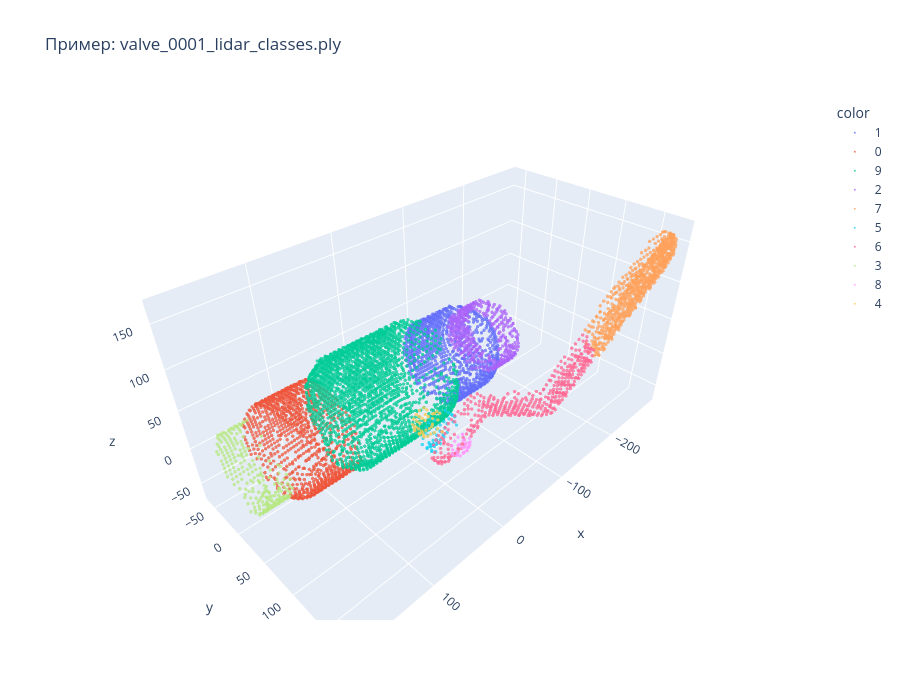

The code cell stored with this chart in its notebook:
### Markdown cell above
## 4. Визуализация исходного облака точек

### Code cell
def sample_points_for_plot(df: pd.DataFrame, max_points: int = 6000) -> pd.DataFrame:
    if len(df) <= max_points:
        return df.copy()
    return df.sample(max_points, random_state=SEED)


def plot_cloud_3d(df: pd.DataFrame, title: str = "Облако точек", max_points: int = 6000):
    sample_df = sample_points_for_plot(df, max_points=max_points)
    if PLOTLY_AVAILABLE:
        fig = px.scatter_3d(
            sample_df,
            x="x", y="y", z="z",
            color=sample_df["label"].astype(str),
            opacity=0.75,
            title=title,
            height=700,
        )
        fig.update_traces(marker=dict(size=2))
        fig.show()
    else:
        fig = plt.figure(figsize=(8, 7))
        ax = fig.add_subplot(111, projection="3d")
        sc = ax.scatter(sample_df["x"], sample_df["y"], sample_df["z"], c=sample_df["label"], s=2, cmap="tab10")
        ax.set_title(title)
        plt.colorbar(sc, ax=ax, label="label")
        plt.show()

example_df = read_ascii_ply(ply_files[0])
print(example_df.head())
plot_cloud_3d(example_df, title=f"Пример: {ply_files[0].name}")

### Figure 1 — Plotly figure (JSON) as saved in the notebook; plotly's stock layout.template omitted (floating-point values rounded to 4 significant figures; data arrays with more than 128 entries replaced by an {"elided": "..."} marker saying what was removed)
{"data": [{"hovertemplate": "color=1<br>x=%{x}<br>y=%{y}<br>z=%{z}<extra></extra>", "legendgroup": "1", "marker": {"color": "#636efa", "opacity": 0.75, "size": 2, "symbol": "circle"}, "mode": "markers", "name": "1", "scene": "scene", "showlegend": true, "type": "scatter3d", "x": {"elided": "933 float values"}, "y": {"elided": "933 float values"}, "z": {"elided": "933 float values"}}, {"hovertemplate": "color=0<br>x=%{x}<br>y=%{y}<br>z=%{z}<extra></extra>", "legendgroup": "0", "marker": {"color": "#EF553B", "opacity": 0.75, "size": 2, "symbol": "circle"}, "mode": "markers", "name": "0", "scene": "scene", "showlegend": true, "type": "scatter3d", "x": {"elided": "1011 float values"}, "y": {"elided": "1011 float values"}, "z": {"elided": "1011 float values"}}, {"hovertemplate": "color=9<br>x=%{x}<br>y=%{y}<br>z=%{z}<extra></extra>", "legendgroup": "9", "marker": {"color": "#00cc96", "opacity": 0.75, "size": 2, "symbol": "circle"}, "mode": "markers", "name": "9", "scene": "scene", "showlegend": true, "type": "scatter3d", "x": {"elided": "2222 float values"}, "y": {"elided": "2222 float values"}, "z": {"elided": "2222 float values"}}, {"hovertemplate": "color=2<br>x=%{x}<br>y=%{y}<br>z=%{z}<extra></extra>", "legendgroup": "2", "marker": {"color": "#ab63fa", "opacity": 0.75, "size": 2, "symbol": "circle"}, "mode": "markers", "name": "2", "scene": "scene", "showlegend": true, "type": "scatter3d", "x": {"elided": "404 float values"}, "y": {"elided": "404 float values"}, "z": {"elided": "404 float values"}}, {"hovertemplate": "color=7<br>x=%{x}<br>y=%{y}<br>z=%{z}<extra></extra>", "legendgroup": "7", "marker": {"color": "#FFA15A", "opacity": 0.75, "size": 2, "symbol": "circle"}, "mode": "markers", "name": "7", "scene": "scene", "showlegend": true, "type": "scatter3d", "x": {"elided": "660 float values"}, "y": {"elided": "660 float values"}, "z": {"elided": "660 float values"}}, {"hovertemplate": "color=5<br>x=%{x}<br>y=%{y}<br>z=%{z}<extra></extra>", "legendgroup": "5", "marker": {"color": "#19d3f3", "opacity": 0.75, "size": 2, "symbol": "circle"}, "mode": "markers", "name": "5", "scene": "scene", "showlegend": true, "type": "scatter3d", "x": [9.344, 14.35, 19.18, -7.281, 5.436, -17.69, 15.16, 8.374, 8.578, -15.24, 21.23, 13.76, -9.282, 10.84, 1.44, -15.36, 3.312, 6.113, 5.44, 6.095, 15.21, 2.832, -17.81, 18.17, -4.187, -2.981, 7.362, -4.43, 18.93, 19.26, 18.8, -4.149, 6.141, -3.676, 8.065, -15.32, -0.2714, 3.462, 17.34, 11.42, 9.372, 17.3, -3.644, 2.757, -22.53, 17.8, 10.78, 12.71, 17.79, -15.31, 15.1, 0.3556, 2.173, -8.835, 12.72], "y": [85.07, 100.5, 85.24, 89.94, 89.61, 99.57, 85.09, 90.72, 84.93, 99.2, 95.32, 92.21, 93.85, 98.86, 94.32, 89.83, 103.4, 94.3, 85.07, 88.75, 89.67, 90.17, 88.3, 98.91, 94.39, 89.97, 89.98, 93.89, 99.53, 92.85, 103.5, 99.02, 98.9, 85.08, 103.4, 85.14, 92.91, 85.07, 90.46, 89.04, 89.61, 97.66, 89.64, 85.06, 88.92, 85.1, 94.27, 85.08, 94.32, 94.51, 103.4, 87.73, 89.96, 103.7, 89.63], "z": [12.77, -14.86, -11.45, -11.82, 16.41, 2.008, 2.189, -8.947, -17.96, 14.82, -7.874, -13.95, -6.839, 5.273, 10.49, 14.7, 13.18, 7.849, 16.42, -19.57, 2.246, -11.74, 3.695, -3.213, 11.76, -21.48, -14.6, -10.11, -10.17, -11.31, -2.249, 11.79, 7.859, 21.8, 10.72, 14.76, -12.04, -21.54, -14.84, -16.5, 12.8, -14.33, 21.83, 21.8, 6.304, -3.73, 5.221, 8.249, -3.791, 14.75, 1.958, -21.75, -18.03, 14.45, 8.246]}, {"hovertemplate": "color=6<br>x=%{x}<br>y=%{y}<br>z=%{z}<extra></extra>", "legendgroup": "6", "marker": {"color": "#FF6692", "opacity": 0.75, "size": 2, "symbol": "circle"}, "mode": "markers", "name": "6", "scene": "scene", "showlegend": true, "type": "scatter3d", "x": {"elided": "409 float values"}, "y": {"elided": "409 float values"}, "z": {"elided": "409 float values"}}, {"hovertemplate": "color=3<br>x=%{x}<br>y=%{y}<br>z=%{z}<extra></extra>", "legendgroup": "3", "marker": {"color": "#B6E880", "opacity": 0.75, "size": 2, "symbol": "circle"}, "mode": "markers", "name": "3", "scene": "scene", "showlegend": true, "type": "scatter3d", "x": {"elided": "235 float values"}, "y": {"elided": "235 float values"}, "z": {"elided": "235 float values"}}, {"hovertemplate": "color=8<br>x=%{x}<br>y=%{y}<br>z=%{z}<extra></extra>", "legendgroup": "8", "marker": {"color": "#FF97FF", "opacity": 0.75, "size": 2, "symbol": "circle"}, "mode": "markers", "name": "8", "scene": "scene", "showlegend": true, "type": "scatter3d", "x": [-0.3533, 11.62, -11.45, 11.72, 7.383, -0.3912, 3.108, -10.52, 8.566, 9.206, -6.417, 1.456, -3.704, -3.333, -10.77, -9.663, -5.264, 7.466, -9.509, -4.152, -1.583, -8.88, -6.262, -3.673, 5.492, 8.963, 7.848, 1.691, 3.759, -7.806, 2.8, 0.4096, 11.46], "y": [127.1, 121.8, 125.4, 123.1, 126.3, 126.3, 129.4, 126.5, 126.0, 126.5, 118.9, 129.5, 122.2, 129.5, 119.7, 126.4, 129.5, 121.8, 126.5, 128.5, 126.5, 126.3, 125.8, 128.1, 126.7, 119.9, 126.5, 129.5, 126.3, 118.1, 121.9, 126.9, 123.3], "z": [-8.235, 6.117, -5.511, 1.221, 6.875, -9.292, 2.595, -0.04512, -6.668, -0.3102, -10.2, -4.678, 12.16, -1.056, -7.766, 5.171, -1.222, 9.531, -0.777, -6.784, 9.101, -6.98, -9.705, 4.034, 6.442, -8.126, -5.367, 2.493, -10.44, 6.316, 12.16, 8.54, -6.137]}, {"hovertemplate": "color=4<br>x=%{x}<br>y=%{y}<br>z=%{z}<extra></extra>", "legendgroup": "4", "marker": {"color": "#FECB52", "opacity": 0.75, "size": 2, "symbol": "circle"}, "mode": "markers", "name": "4", "scene": "scene", "showlegend": true, "type": "scatter3d", "x": [-11.63, -1.349, 9.914, 15.13, 3.387, -15.1, 5.254, -2.505, 9.932, -2.965, 5.245, 9.904, 13.51, 9.948, -10.73, 13.26, 15.02, 6.446, -11.9, -6.822, -1.242, -6.246, -9.916, 13.35, 13.5, 9.007, 5.249, -11.76, -14.17, 9.208, 15.14, 13.62, -15.83, 15.15, 3.671, -1.366, 15.14, -10.86], "y": [80.46, 66.74, 76.0, 80.51, 68.95, 73.72, 75.99, 75.43, 71.47, 67.13, 80.53, 80.53, 67.57, 66.94, 85.02, 75.99, 68.99, 73.47, 75.76, 68.78, 80.51, 77.2, 69.37, 71.45, 66.91, 69.42, 66.89, 68.61, 66.1, 77.43, 75.93, 75.59, 67.5, 71.35, 77.0, 71.33, 66.76, 77.55], "z": [10.59, 15.83, 13.62, 2.139, -15.12, -5.202, 16.14, -16.65, 13.63, -16.58, 16.13, 13.62, -6.471, 13.62, -12.39, 9.082, -1.503, -13.85, 10.21, -15.5, 16.04, -15.73, -13.85, 9.201, 9.4, -12.14, 16.08, -12.31, -7.155, -12.01, 2.14, -6.299, -0.1435, 2.126, -14.99, 15.83, 2.077, -13.11]}], "layout": {"height": 700, "legend": {"title": {"text": "color"}, "tracegroupgap": 0}, "scene": {"domain": {"x": [0, 1], "y": [0, 1]}, "xaxis": {"title": {"text": "x"}}, "yaxis": {"title": {"text": "y"}}, "zaxis": {"title": {"text": "z"}}}, "title": {"text": "Пример: valve_0001_lidar_classes.ply"}}}
